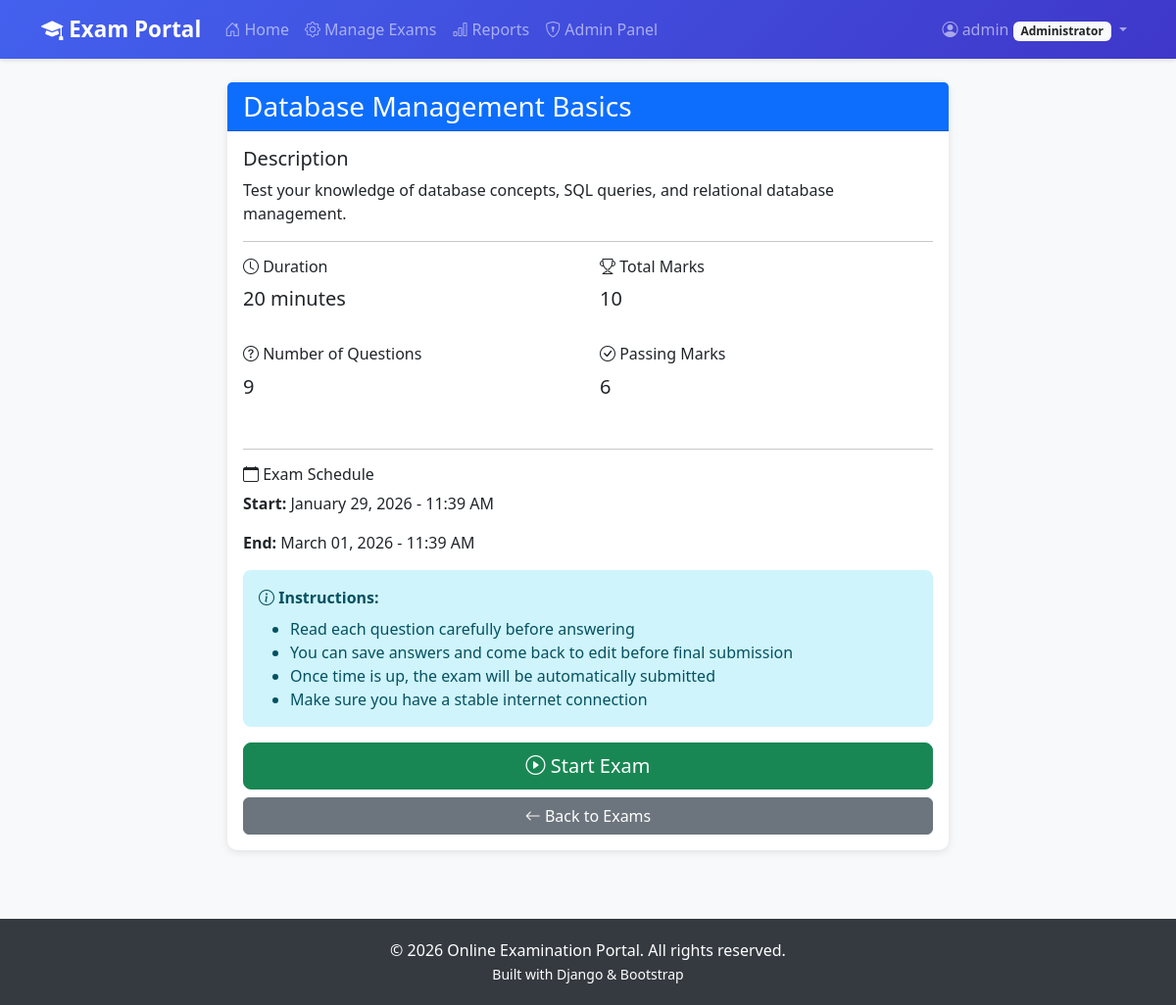
Screenshot of /exam/3/ (signed in) with the database file from the repository.
### accounts/models.py (models this page shows, shortened)
class Profile(models.Model):
    ROLE_CHOICES = [
        ('student', 'Student'),
        ('admin', 'Administrator'),
    ]
    user = models.OneToOneField(User, on_delete=models.CASCADE)
    role = models.CharField(max_length=10, choices=ROLE_CHOICES, default='student')
    phone = models.CharField(max_length=15, blank=True)
    date_of_birth = models.DateField(null=True, blank=True)
    profile_picture = models.ImageField(upload_to='profiles/', blank=True, null=True)
    created_at = models.DateTimeField(auto_now_add=True)
    updated_at = models.DateTimeField(auto_now=True)
    @property
    def is_admin(self):
        return self.role == 'admin'
    @property
    def is_student(self):
        return self.role == 'student'

### exams/models.py (models this page shows, shortened)
class Exam(models.Model):
    STATUS_CHOICES = [
        ('draft', 'Draft'),
        ('active', 'Active'),
        ('completed', 'Completed'),
        ('archived', 'Archived'),
    ]
    title = models.CharField(max_length=200)
    description = models.TextField()
    duration = models.PositiveIntegerField(help_text='Duration in minutes')
    total_marks = models.PositiveIntegerField()
    passing_marks = models.PositiveIntegerField()
    status = models.CharField(max_length=20, choices=STATUS_CHOICES, default='draft')
    start_date = models.DateTimeField()
    end_date = models.DateTimeField()
    created_by = models.ForeignKey(User, on_delete=models.CASCADE, related_name='created_exams')
    created_at = models.DateTimeField(auto_now_add=True)
    updated_at = models.DateTimeField(auto_now=True)
    class Meta:
        ordering = ['-created_at']
    @property
    def is_active(self):
        now = timezone.now()
        return self.status == 'active' and self.start_date <= now <= self.end_date
    @property
    def question_count(self):
        return self.questions.count()

### exams/views.py (the view)
# urls.py: path('exam/<int:exam_id>/', views.exam_detail, name='exam_detail'),
@login_required
def exam_detail(request, exam_id):
    exam = get_object_or_404(Exam, id=exam_id)
    has_attempted = ExamAttempt.objects.filter(
        student=request.user,
        exam=exam
    ).exists()
    context = {
        'exam': exam,
        'has_attempted': has_attempted,
    }
    return render(request, 'exams/exam_detail.html', context)

### templates/exams/exam_detail.html (shortened to what this page needs)
{% extends 'base.html' %}
{% block content %}
<div class="row">
    <div class="col-md-8 mx-auto">
        <div class="card">
            <div class="card-header bg-primary text-white">
                <h3 class="mb-0">{{ exam.title }}</h3>
            </div>
            <div class="card-body">
                <h5>Description</h5>
                <p>{{ exam.description }}</p>
                <hr>
                <div class="row">
                    <div class="col-md-6 mb-3">
                        <h6><i class="bi bi-clock"></i> Duration</h6>
                        <p class="lead">{{ exam.duration }} minutes</p>
                    </div>
                    <div class="col-md-6 mb-3">
                        <h6><i class="bi bi-trophy"></i> Total Marks</h6>
                        <p class="lead">{{ exam.total_marks }}</p>
                    </div>
                    <div class="col-md-6 mb-3">
                        <h6><i class="bi bi-question-circle"></i> Number of Questions</h6>
                        <p class="lead">{{ exam.question_count }}</p>
                    </div>
                    <div class="col-md-6 mb-3">
                        <h6><i class="bi bi-check-circle"></i> Passing Marks</h6>
                        <p class="lead">{{ exam.passing_marks }}</p>
                    </div>
                </div>
                <hr>
                <div class="mb-3">
                    <h6><i class="bi bi-calendar"></i> Exam Schedule</h6>
                    <p><strong>Start:</strong> {{ exam.start_date|date:"F d, Y - h:i A" }}</p>
                    <p><strong>End:</strong> {{ exam.end_date|date:"F d, Y - h:i A" }}</p>
                </div>
                <div class="alert alert-info">
                    <i class="bi bi-info-circle"></i>
                    <strong>Instructions:</strong>
                    <ul class="mb-0 mt-2">
                        <li>Read each question carefully before answering</li>
                        <li>You can save answers and come back to edit before final submission</li>
                        <li>Once time is up, the exam will be automatically submitted</li>
                        <li>Make sure you have a stable internet connection</li>
                    </ul>
                </div>
                {% if has_attempted %}
                <div class="alert alert-warning">
                    <i class="bi bi-exclamation-triangle"></i>
                    You have already attempted this exam.
                </div>
                <a href="{% url 'exam_list' %}" class="btn btn-secondary">
                    <i class="bi bi-arrow-left"></i> Back to Exams
                </a>
                {% else %}
                <div class="d-grid gap-2">
                    <a href="{% url 'start_exam' exam.id %}" class="btn btn-success btn-lg">
                        <i class="bi bi-play-circle"></i> Start Exam
                    </a>
                    <a href="{% url 'exam_list' %}" class="btn btn-secondary">
                        <i class="bi bi-arrow-left"></i> Back to Exams
                    </a>
                </div>
                {% endif %}
            </div>
        </div>
    </div>
</div>
{% endblock %}

### templates/base.html (shortened to what this page needs)
<!DOCTYPE html>
<html lang="en">
<head>
    <link href="https://cdn.jsdelivr.net/npm/bootstrap@5.3.0/dist/css/bootstrap.min.css" rel="stylesheet">
    <link rel="stylesheet" href="https://cdn.jsdelivr.net/npm/bootstrap-icons@1.10.0/font/bootstrap-icons.css">
</head>
<body>
    <nav class="navbar navbar-expand-lg navbar-dark">
        <div class="container">
            <a class="navbar-brand" href="{% url 'home' %}">
                <i class="bi bi-mortarboard-fill"></i> Exam Portal
            </a>
            <div class="collapse navbar-collapse" id="navbarNav">
                <ul class="navbar-nav me-auto">
                    {% if user.is_authenticated %}
                        <li class="nav-item">
                            <a class="nav-link" href="{% url 'home' %}">
                                <i class="bi bi-house-door"></i> Home
                            </a>
                        </li>
                        {% if user.profile.is_admin %}
                        <li class="nav-item">
                            <a class="nav-link" href="{% url 'manage_exams' %}">
                                <i class="bi bi-gear"></i> Manage Exams
                            </a>
                        </li>
                        <li class="nav-item">
                            <a class="nav-link" href="{% url 'exam_reports' %}">
                                <i class="bi bi-bar-chart"></i> Reports
                            </a>
                        </li>
                        <li class="nav-item">
                            <a class="nav-link" href="/admin/" target="_blank">
                                <i class="bi bi-shield-lock"></i> Admin Panel
                            </a>
                        </li>
                        {% endif %}
                    {% endif %}
                </ul>
                <ul class="navbar-nav">
                    {% if user.is_authenticated %}
                        <li class="nav-item dropdown">
                            <a class="nav-link dropdown-toggle" href="#" id="userDropdown" role="button" data-bs-toggle="dropdown">
                                <i class="bi bi-person-circle"></i> {{ user.username }}
                                <span class="badge bg-light text-dark">{{ user.profile.get_role_display }}</span>
                            </a>
                        </li>
                    {% endif %}
                </ul>
            </div>
        </div>
    </nav>
    <main class="container my-4">
        {% block content %}{% endblock %}
    </main>
    <footer class="footer text-center">
        <div class="container">
            <p class="mb-0">&copy; 2026 Online Examination Portal. All rights reserved.</p>
            <p class="mb-0">
                <small>Built with Django & Bootstrap</small>
            </p>
        </div>
    </footer>
</body>
</html>

### templates/base.html (style rules this page uses)
:root { --primary-color: #4361ee; --secondary-color: #3f37c9; --success-color: #06d6a0; --danger-color: #ef476f; --warning-color: #ffd60a; --light-bg: #f8f9fa; }
body { font-family: 'Segoe UI', Tahoma, Geneva, Verdana, sans-serif; background-color: var(--light-bg); }
.navbar { background: linear-gradient(135deg, var(--primary-color) 0%, var(--secondary-color) 100%); box-shadow: 0 2px 4px rgba(0,0,0,0.1); }
.navbar-brand { font-weight: bold; font-size: 1.4rem; }
.card { border: none; border-radius: 10px; box-shadow: 0 2px 8px rgba(0,0,0,0.1); margin-bottom: 20px; transition: transform 0.2s; }
.footer { background-color: #343a40; color: white; padding: 20px 0; margin-top: 50px; }
.alert { border-radius: 8px; border: none; }

### rows the page displays
Exam: title "Database Management Basics", description "Test your knowledge of database concepts, SQL queries, and relational database management.", duration "20", total_marks "10", question_count "9", passing_marks "6", start_date "January 29, 2026 - 11:39 AM", end_date "March 01, 2026 - 11:39 AM"

### other values shown
{{ user.username }} "admin"
{{ user.profile.get_role_display }} "Administrator"
